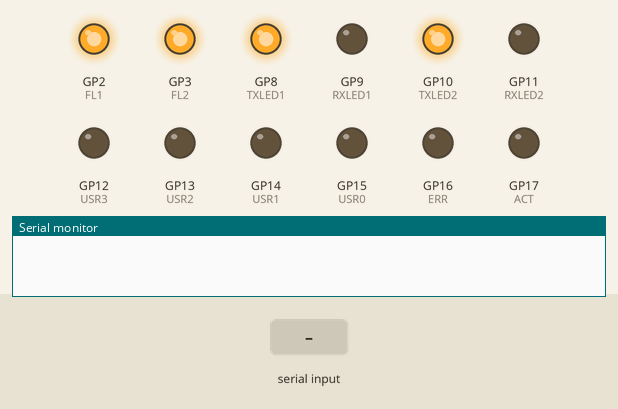
Bench run of a sketch on a simulated Raspberry Pi Pico. Shown: output pins drawn as LEDs (lit = HIGH), the last lines printed to the serial monitor. The inputs (shaded band) are chosen by the test bench.

Above: at 1.2 s.
1.3 s: "1\n" received over Serial
At 2.1 s:
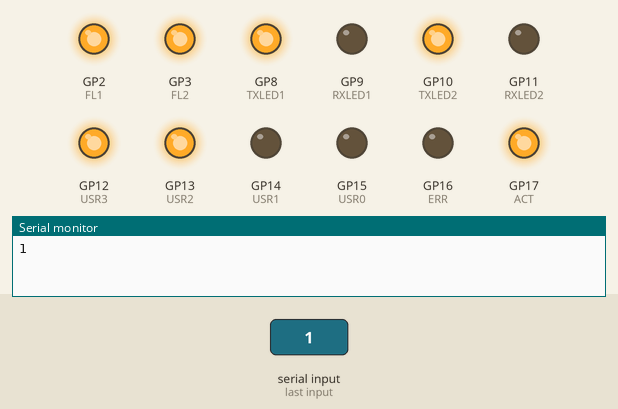
Timing chart, 0 to 8.8 s (numbered marks = the images above; inputs shaded):
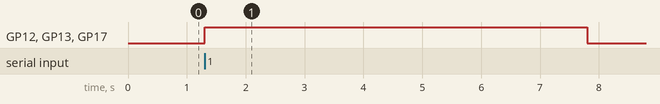

The sketch:

interface-node.ino
```cpp
#include "pins.h"
#include "comms.h"


void init_pins(void);
void set_pins(void);
void reset_leds(void);
void set_flow1(uint8_t state);
void set_flow2(uint8_t state);

void init_serial(void);
void timeout_reply(void);

void init_timer(void);
void reset_timer(void);

void parse_usb_serial(char c);
void parse_serial(char c);


enum {
  COM_WAIT,
  COM_START,
  COM_MID,
  COM_REPLY,
  COM_END,
  COM_ACK,
  COM_NAK,
  COM_TIMEOUT
} comm_state;

//uint8_t comms_state;
uint8_t input_buffer;
uint16_t timer1;


void setup() {

  init_pins();
  init_serial();
  init_timer();

  comm_state = COM_WAIT;
}

void loop() {

  while(Serial.available()) {
    parse_usb_serial(Serial.read());
  }

  while(Serial1.available()) {
    parse_serial(Serial1.read());
  }

  while(Serial2.available()) {
    parse_serial(Serial2.read());
  }

  if(timer1 == 0) {

    set_flow1(TRANSMIT);
    set_flow2(TRANSMIT);

    if(comm_state == COM_END) {
      comm_state = COM_TIMEOUT;
      timeout_reply();
    }
    else if(comm_state != COM_WAIT) {
      comm_state = COM_WAIT;
      reset_leds();
    }
  }
}

void setup1() {}

void loop1() {

  if (timer1) {
    timer1--;
  }

  set_pins();

  delay(1);
}


void init_pins() {

  pinMode(TXLED1, OUTPUT);
  pinMode(RXLED1, OUTPUT);
  pinMode(TXLED2, OUTPUT);
  pinMode(RXLED2, OUTPUT);

  pinMode(USR0, OUTPUT);
  pinMode(USR1, OUTPUT);
  pinMode(USR2, OUTPUT);
  pinMode(USR3, OUTPUT);

  pinMode(ACT, OUTPUT);
  pinMode(ERR, OUTPUT);
  digitalWrite(ACT, LOW);
  digitalWrite(ERR, LOW);
}

void set_pins() {
  uint8_t state = 0;

  switch (comm_state) {
    case COM_WAIT:
      break;
    case COM_START:
      state = (1 << 2);
      break;
    case COM_MID:
    case COM_END:
      state = (1 << 2) | (1 << 3);
      break;

    case COM_REPLY:
      state = (1 << 3);
      break;
    case COM_ACK:
      state = (1 << 3);
      break;
    case COM_NAK:
      state = (1 << 3) | (1 << 1);
      break;
    case COM_TIMEOUT:
      state = (1 << 0);
      break;
  }

  if (state) {

    digitalWrite(USR0, state & (1 << 0));
    digitalWrite(USR1, state & (1 << 1));
    digitalWrite(USR2, state & (1 << 2));
    digitalWrite(USR3, state & (1 << 3));

    digitalWrite(ERR, state & 0x3);
  }
  digitalWrite(ACT, timer1);
}

void reset_leds() {

  digitalWrite(USR0, LOW);
  digitalWrite(USR1, LOW);
  digitalWrite(USR2, LOW);
  digitalWrite(USR3, LOW);

  digitalWrite(ACT, LOW);
  digitalWrite(ERR, LOW);
}


void init_serial() {

  pinMode(FL1, OUTPUT);
  pinMode(FL2, OUTPUT);
  digitalWrite(FL1, HIGH);
  digitalWrite(FL2, HIGH);

  Serial1.setTX(TX1);
  Serial1.setRX(RX1);
  set_flow1(TRANSMIT);

  Serial2.setTX(TX2);
  Serial2.setRX(RX2);
  set_flow2(TRANSMIT);

  Serial1.begin(9600);
  Serial2.begin(9600);
  Serial.begin();
}

void timeout_reply() {

  Serial.write("RTE\n");
}

void set_flow1(uint8_t state) {

  digitalWrite(FL1, state);

  digitalWrite(TXLED1, state);
  digitalWrite(RXLED1, !state);
}

void set_flow2(uint8_t state) {

  digitalWrite(FL2, state);

  digitalWrite(TXLED2, state);
  digitalWrite(RXLED2, !state);
}


void init_timer() {

  timer1 = 0;
}

void reset_timer() {

  timer1 = COMMS_TIMEOUT;
}


void parse_usb_serial(char c) {
  reset_timer();

  Serial.write(c);
  Serial1.write(c);
  Serial2.write(c);

  if(c == SEND_START_CHAR) {
    comm_state = COM_START;
  }
  else if (c == END_CHAR) {
    comm_state = COM_END;

    Serial1.flush();
    Serial2.flush();

    delay(TX_DELAY);
    set_flow1(RECEIVE);
    set_flow2(RECEIVE);
  }
  else {
    comm_state = COM_MID;
  }
}

void parse_serial(char c) {
  reset_timer();

  Serial.write(c);

  if(c == REPLY_START_CHAR) {
    comm_state = COM_REPLY;
  }
  else if(c == REPLY_ACK) {
    comm_state = COM_ACK;
  }
  else if(c == REPLY_NACK) {
    comm_state = COM_NAK;
  }
  else if(c == END_CHAR) {
    comm_state = COM_WAIT;

    set_flow1(TRANSMIT);
    set_flow2(TRANSMIT);

    Serial.flush();
    Serial.write("\n");
  }
}
```

comms.h
```cpp
// communication definition file


// flow values
#define TRANSMIT            1
#define RECEIVE             0

#define TX_DELAY            1
#define COMMS_TIMEOUT       5000

// communication parameters
#define BUFFER_SIZE         12
#define SEND_START_CHAR     'S'
#define REPLY_START_CHAR    'R'
#define REPLY_ACK           'A'
#define REPLY_NACK          'N'
#define END_CHAR            'E'

// communication status
#define STATE               0           // state [0:3]
#define FLOW1               4           // flow 1 [4]
#define FLOW2               5           // flow 2 [5]
```

pins.h
```cpp
// pin definition file


// Interface 1
#define TX1         0
#define RX1         1
#define FL1         2

// Interface 2
#define TX2         4
#define RX2         5
#define FL2         3

// Interface LEDs
#define TXLED1      8
#define RXLED1      9
#define TXLED2      10
#define RXLED2      11

// User LEDs
#define USR0        15
#define USR1        14
#define USR2        13
#define USR3        12
int user_led[4] =   {USR0, USR1, USR2, USR3};

// Activity LEDs
#define ACT         17
#define ERR         16
```

Measured:
- after the input at 1.3 s, GP12 (USR3), GP13 (USR2), GP17 (ACT): LOW → HIGH at once, → LOW 6.5 s later
